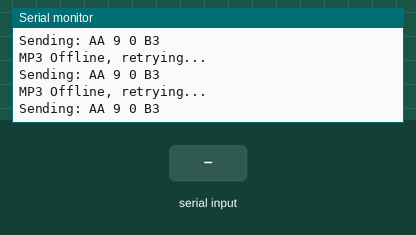
This sketch was run on a simulated Arduino Uno, built with avr-gcc and run on an emulated ATmega328P. Shown: the last lines printed to the serial monitor. The test bench sets the inputs (shaded band).

Above: at 2.3 s.
2.4 s: "c" received over the second serial link
At 3.8 s:
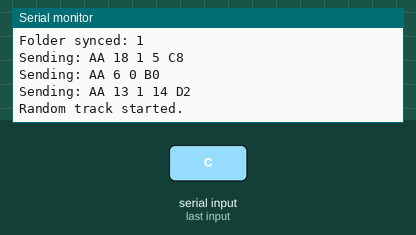
4.1 s: "1" received over the second serial link
At 4.8 s:
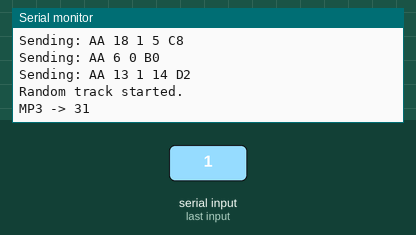

The sketch:

DY_SV5W_Test_v1.2.ino
```cpp
#include <Arduino.h>
#include <SoftwareSerial.h>

#define MP3_RX 11
#define MP3_TX 12

SoftwareSerial mp3Serial(MP3_RX, MP3_TX);

int mp3Debug = 1;             // 0 = no debug, 1 = debug on
int g_currentFolder = 1;      // Simulated tuner folder
int mp3Folder = 1;            // Assume MP3 starts at folder 1
unsigned long lastCheck = 0;
bool folderSelected = false;  // Tracks if current folder has been handled

void sendCommand(const byte *cmd, int len) {
  if (mp3Debug == 1) {
    Serial.print("Sending: ");
    for (int i = 0; i < len; i++) {
      Serial.print(cmd[i], HEX);
      Serial.print(" ");
    }
    Serial.println();
  }
  for (int i = 0; i < len; i++) {
    mp3Serial.write(cmd[i]);
  }
  delay(20); // Allow MP3 module to process
}

void playRandomTrack() {
  const byte randomMode[] = {0xAA, 0x18, 0x01, 0x05, 0xC8};
  const byte nextTrack[]  = {0xAA, 0x06, 0x00, 0xB0}; // Correct next track command
  const byte vol20[]      = {0xAA, 0x13, 0x01, 0x14, 0xD2};

  sendCommand(randomMode, sizeof(randomMode));
  sendCommand(nextTrack, sizeof(nextTrack));
  sendCommand(vol20, sizeof(vol20));

  if (mp3Debug == 1) Serial.println("Random track started.");
}

void setup() {
  Serial.begin(9600);
  mp3Serial.begin(9600);
  if (mp3Debug == 1) Serial.println("MP3 Control Ready");

  const byte checkOnline[] = {0xAA, 0x09, 0x00, 0xB3};
  while (true) {
    sendCommand(checkOnline, sizeof(checkOnline));
    delay(500);
    if (mp3Serial.available()) {
      if (mp3Debug == 1) Serial.println("MP3 Online");
      break;
    }
    if (mp3Debug == 1) Serial.println("MP3 Offline, retrying...");
  }

  const byte volMute[] = {0xAA, 0x13, 0x01, 0x00, 0xBE};
  const byte setSD[]   = {0xAA, 0x0B, 0x01, 0x01, 0xB7};
  const byte eqRock[]  = {0xAA, 0x07, 0x01, 0x02, 0xB4};
  const byte selectTrack1[] = {0xAA, 0x1F, 0x02, 0x00, 0x01, 0xCC};

  sendCommand(volMute, sizeof(volMute));
  sendCommand(setSD, sizeof(setSD));
  sendCommand(eqRock, sizeof(eqRock));
  sendCommand(selectTrack1, sizeof(selectTrack1));
}

void loop() {
  while (mp3Serial.available()) {
    byte incoming = mp3Serial.read();
    if (mp3Debug == 1) {
      Serial.print("MP3 -> ");
      Serial.println(incoming, HEX);
    }
  }

  if (millis() - lastCheck >= 500) {
    lastCheck = millis();

    if (g_currentFolder != mp3Folder) {
      folderSelected = false;
    }

    if (!folderSelected) {
      const byte nextFolder[] = {0xAA, 0x0F, 0x00, 0xB9};
      const byte prevFolder[] = {0xAA, 0x0E, 0x00, 0xB8};
      const byte volMute[]    = {0xAA, 0x13, 0x01, 0x00, 0xBE};

      if (g_currentFolder == 99) {
        if (mp3Debug == 1) Serial.println("Tuner folder = 99, muting...");
        sendCommand(volMute, sizeof(volMute));
        folderSelected = true;
      } else {
        while (mp3Folder != g_currentFolder) {
          if (g_currentFolder > mp3Folder) {
            sendCommand(nextFolder, sizeof(nextFolder));
            mp3Folder++;
          } else {
            sendCommand(prevFolder, sizeof(prevFolder));
            mp3Folder--;
          }
        }
        if (mp3Debug == 1) {
          Serial.print("Folder synced: ");
          Serial.println(mp3Folder);
        }
        playRandomTrack();
        folderSelected = true;
      }
    }
  }
}
```

Measured:
- after the input at 2.4 s, the serial monitor: prints a new line after 0.22 s (image 1)
- after the input at 4.1 s, the serial monitor: prints a new line at once (image 2)
